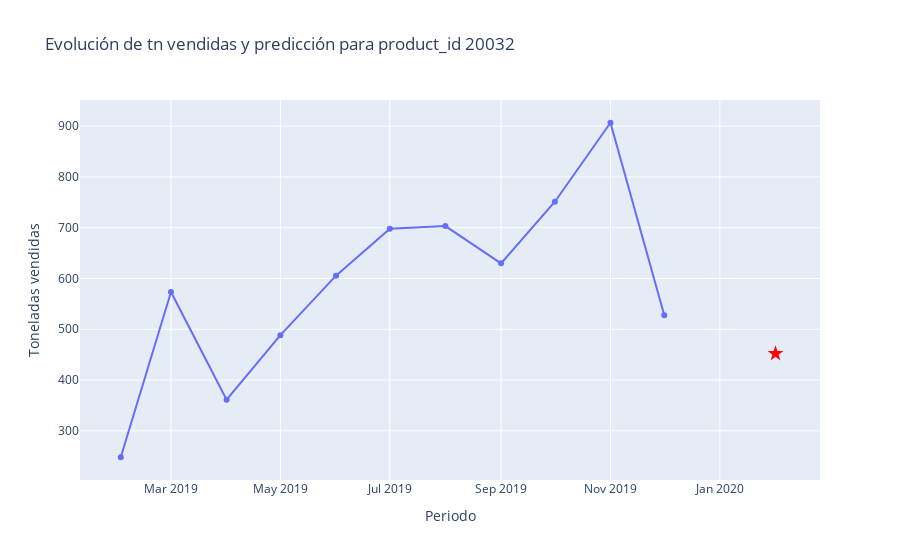

Write notebook code for a chart like this one.
### Code cell
'''import plotly.graph_objects as go

# Elige el product_id manualmente
product_id_elegido = 20032  # Cambia este valor por el que quieras analizar

# Agrupa y suma las toneladas por producto y periodo
df_hist = (
    df_full[df_full['product_id'] == product_id_elegido]
    .groupby('periodo', as_index=False)['tn']
    .sum()
    .sort_values('periodo')
)

# Busca la predicción para ese producto
pred_row = df_real[df_real['product_id'] == product_id_elegido]

fig = go.Figure()

# Línea de evolución histórica
fig.add_trace(go.Scatter(
    x=df_hist['periodo'],
    y=df_hist['tn'],
    mode='lines+markers',
    name='Histórico tn'
))

# Punto de predicción (si existe)
if not pred_row.empty:
    # Ajusta el periodo del punto según corresponda
    periodo_pred = pd.to_datetime('2020-02-01') # df_hist['periodo'].max()
    fig.add_trace(go.Scatter(
        x=[periodo_pred],
        y=pred_row['tn_y'],
        mode='markers',
        marker=dict(color='red', size=12, symbol='star'),
        name='Predicción modelo'
    ))

fig.update_layout(
    title=f'Evolución de tn vendidas y predicción para product_id {product_id_elegido}',
    xaxis_title='Periodo',
    yaxis_title='Toneladas vendidas',
    showlegend=False #,legend=dict(x=0.01, y=0.99)
)
fig.show()'''

### Figure 1 — Plotly figure (JSON) as saved in the notebook; plotly's stock layout.template omitted (floating-point values rounded to 4 significant figures)
{"data": [{"mode": "lines+markers", "name": "Histórico tn", "type": "scatter", "x": ["2019-02-01T00:00:00.000000000", "2019-03-01T00:00:00.000000000", "2019-04-01T00:00:00.000000000", "2019-05-01T00:00:00.000000000", "2019-06-01T00:00:00.000000000", "2019-07-01T00:00:00.000000000", "2019-08-01T00:00:00.000000000", "2019-09-01T00:00:00.000000000", "2019-10-01T00:00:00.000000000", "2019-11-01T00:00:00.000000000", "2019-12-01T00:00:00.000000000"], "y": [248.0, 573.6, 361.4, 488.4, 605.5, 698.0, 703.1, 629.9, 751.2, 906.7, 527.8]}, {"marker": {"color": "red", "size": 12, "symbol": "star"}, "mode": "markers", "name": "Predicción modelo", "type": "scatter", "x": ["2020-02-01T00:00:00"], "y": [452.0]}], "layout": {"showlegend": false, "title": {"text": "Evolución de tn vendidas y predicción para product_id 20032"}, "xaxis": {"title": {"text": "Periodo"}}, "yaxis": {"title": {"text": "Toneladas vendidas"}}}}
